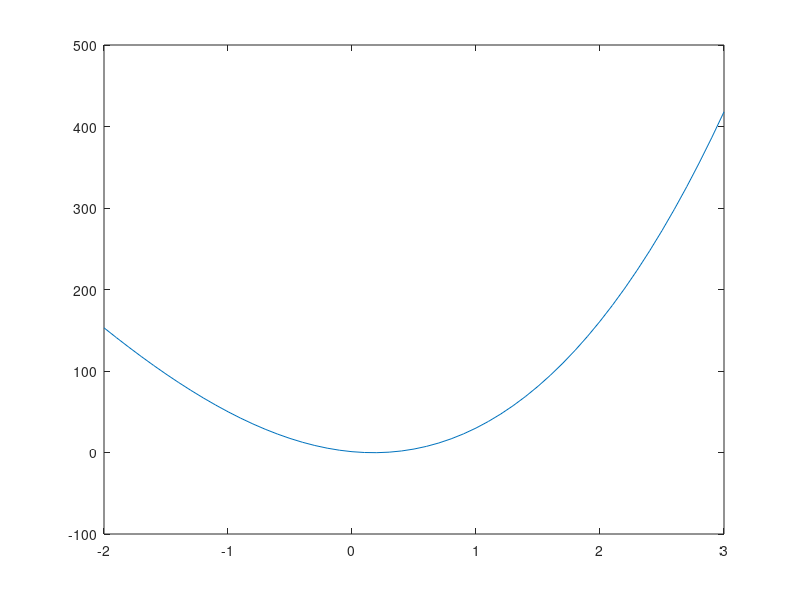

MATLAB code to generate this figure:
c=[1 13 -7 1 -1];
dc=polyder(c);
p=[-2 -1.3 0.1 2.45];
del=polyval(dc,p);
fprintf('Derivata:\n')
fprintf('%d\n',del);
fprintf('\n\n\n')

% Grafic
x=-2:0.1:3;
df=polyval(dc,x);
plot(x,df)